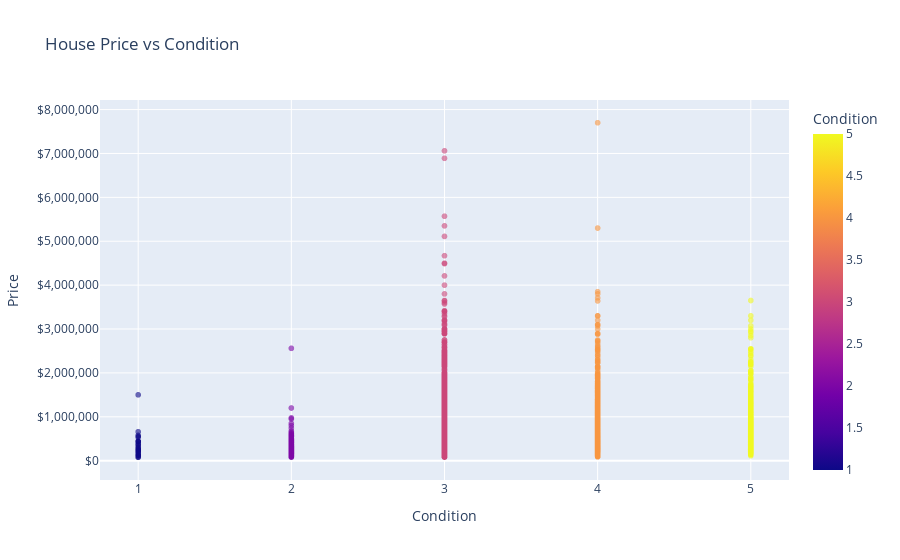

Notebook cell for this chart:
### Code cell
import plotly.express as px

fig = px.scatter(
    agent_df,
    x='condition',
    y='price',
    color='condition',
    opacity=0.6,
    labels={'condition': 'Condition', 'price': 'Price'},
    title='House Price vs Condition'
)

fig.update_layout(
    yaxis_tickformat='$,.0f',
    xaxis_tickmode='array',
    xaxis_tickvals=[1, 2, 3, 4, 5]
)

fig.show()

### Figure 1 — Plotly figure (JSON) as saved in the notebook; plotly's stock layout.template omitted (floating-point values rounded to 4 significant figures; data arrays with more than 128 entries replaced by an {"elided": "..."} marker saying what was removed)
{"data": [{"hovertemplate": "Condition=%{marker.color}<br>Price=%{y}<extra></extra>", "legendgroup": "", "marker": {"color": {"elided": "21597 int values"}, "coloraxis": "coloraxis", "opacity": 0.6, "symbol": "circle"}, "mode": "markers", "name": "", "showlegend": false, "type": "scattergl", "x": {"elided": "21597 int values"}, "xaxis": "x", "y": {"elided": "21597 float values"}, "yaxis": "y"}], "layout": {"coloraxis": {"colorbar": {"title": {"text": "Condition"}}, "colorscale": [[0, "#0d0887"], [0.1111, "#46039f"], [0.2222, "#7201a8"], [0.3333, "#9c179e"], [0.4444, "#bd3786"], [0.5556, "#d8576b"], [0.6667, "#ed7953"], [0.7778, "#fb9f3a"], [0.8889, "#fdca26"], [1, "#f0f921"]]}, "legend": {"tracegroupgap": 0}, "title": {"text": "House Price vs Condition"}, "xaxis": {"anchor": "y", "domain": [0, 1], "tickmode": "array", "tickvals": [1, 2, 3, 4, 5], "title": {"text": "Condition"}}, "yaxis": {"anchor": "x", "domain": [0, 1], "tickformat": "$,.0f", "title": {"text": "Price"}}}}
